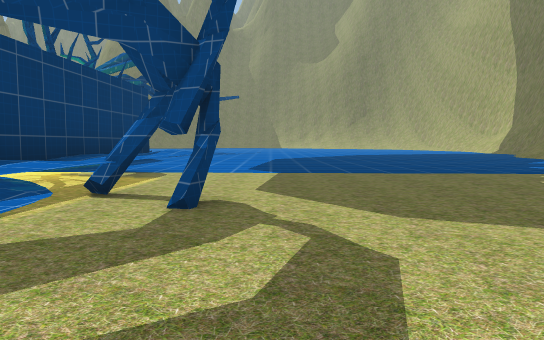
[1] (above)

24 first-person views from a walk through a scene from a Unity 3-D project. The camera is 1.3 m above the floor, tilts 4° down and sees 70° across. The floor is counted in squares, 2 m on a side. Each view is taken from the middle of a square. On the plan, view 1 faces up. The plan holds only what a view shows up to about 11 squares ahead; the rest is blank. The place goes on beyond the plan. The player is left out. Some animated figures are left out. Some surface patterns are stand-ins.

[2]
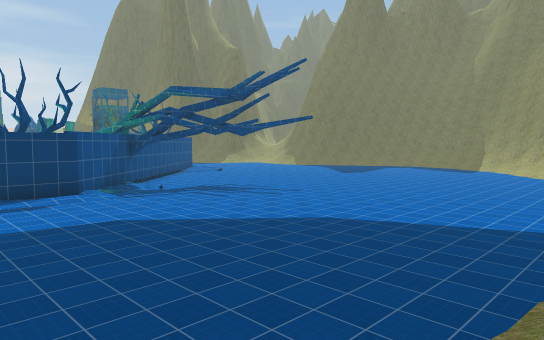

[3]
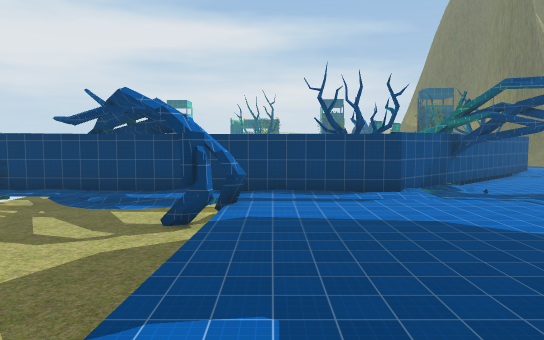

[4]
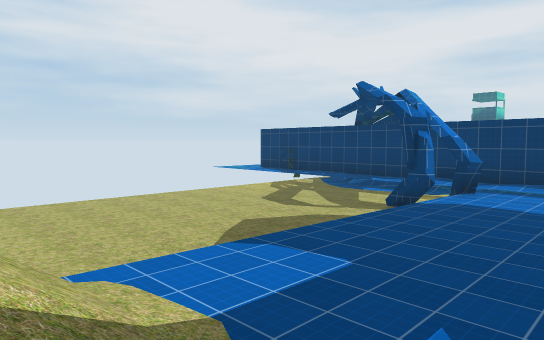

[5]
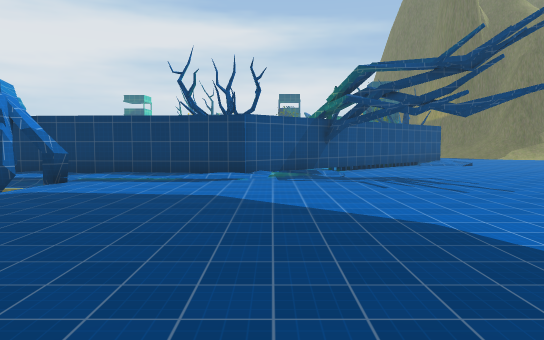

[6]
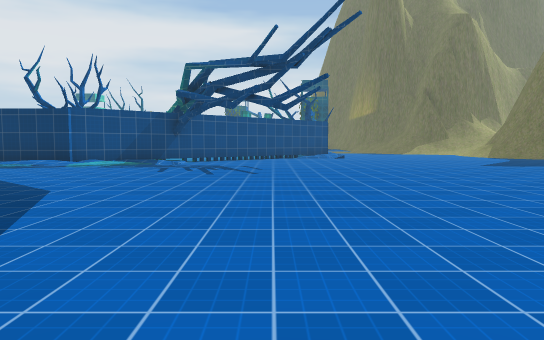

[7]
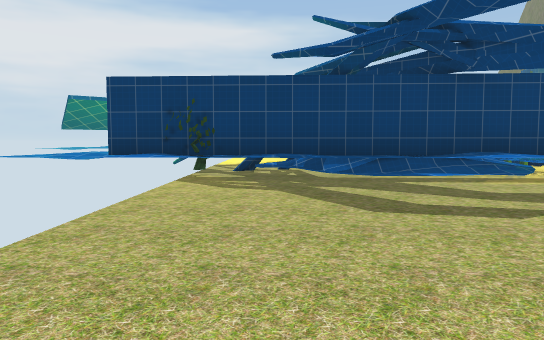

[8]
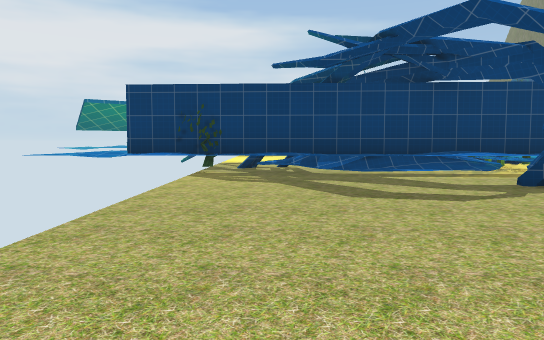

[9]
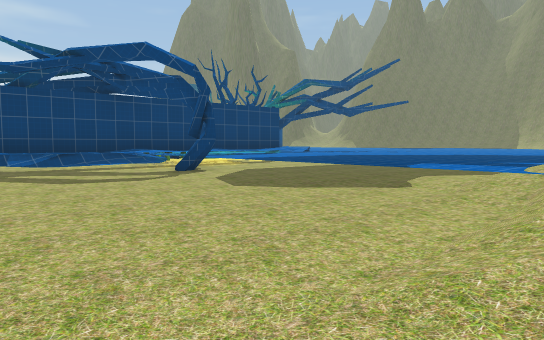

[10]
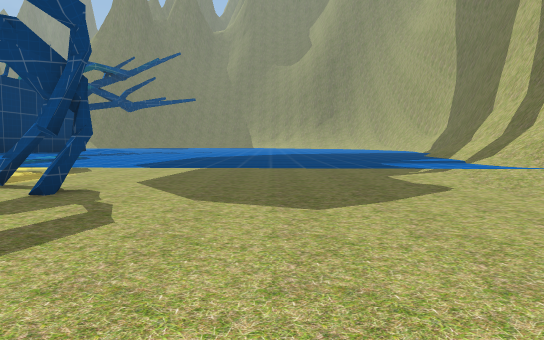

[11]
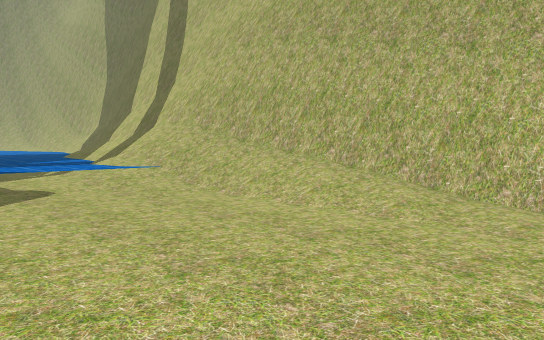

[12]
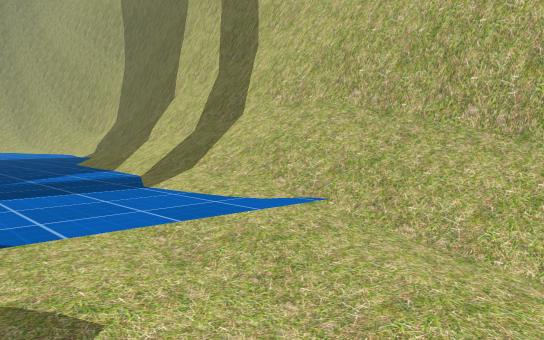

[13]
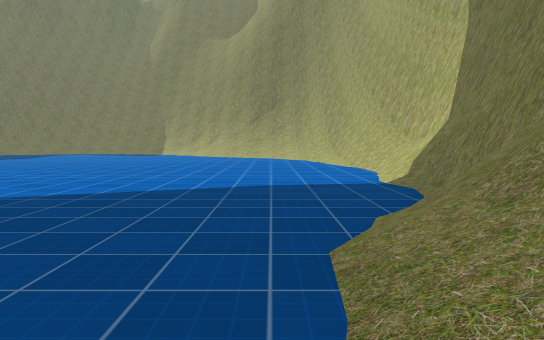

[14]
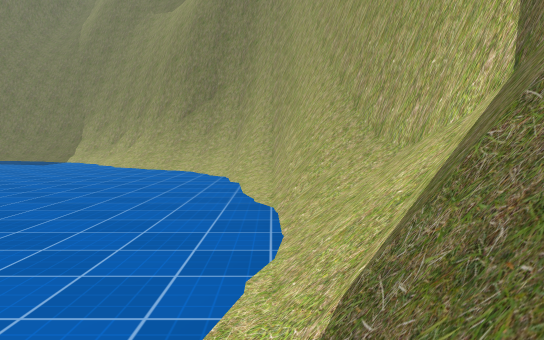

[15]
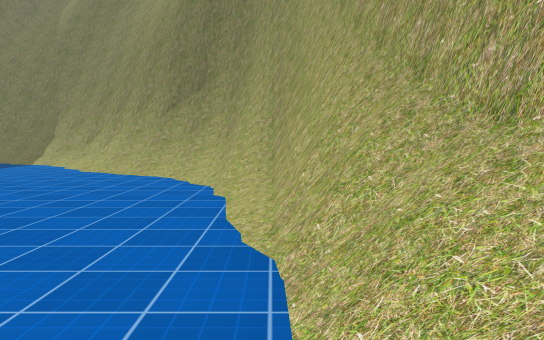

[16]
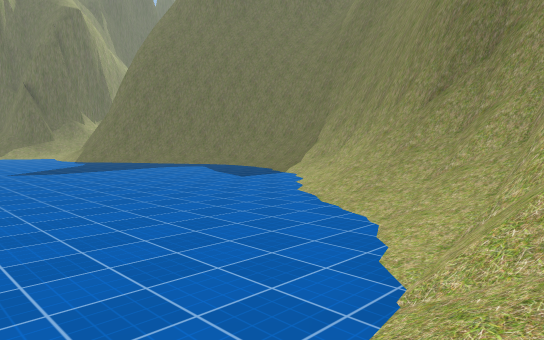

[17]
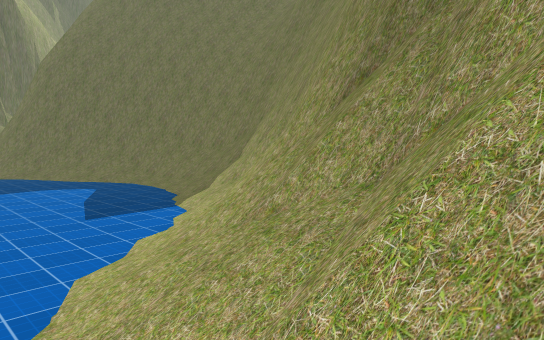

[18]
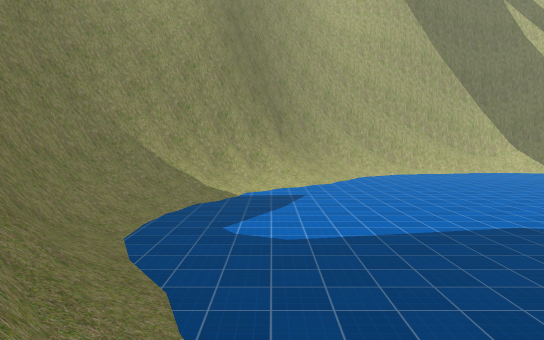

[19]
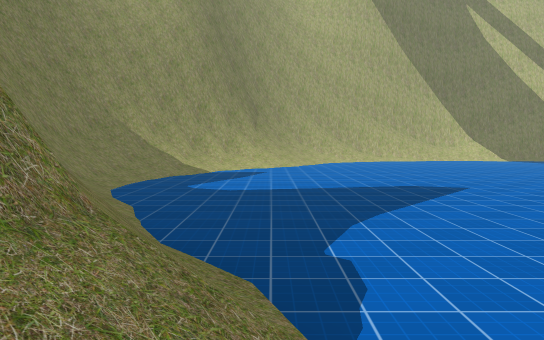

[20]
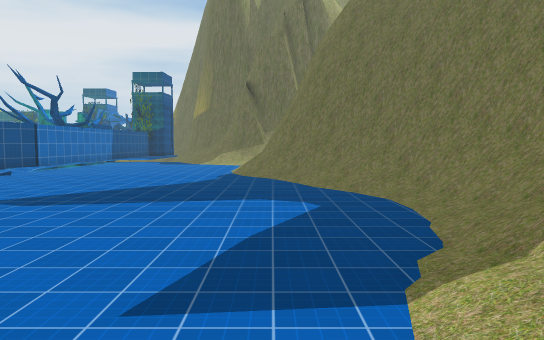

[21]
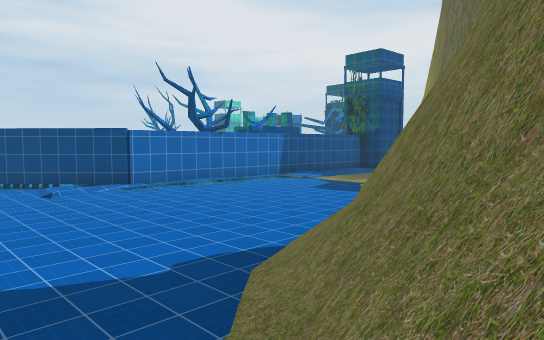

[22]
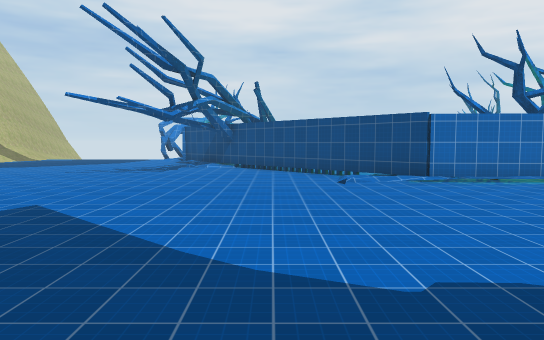

[23]
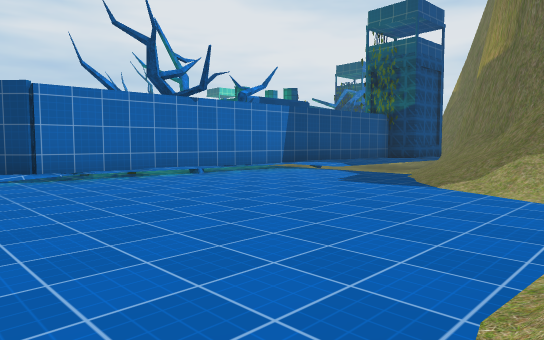

[24]
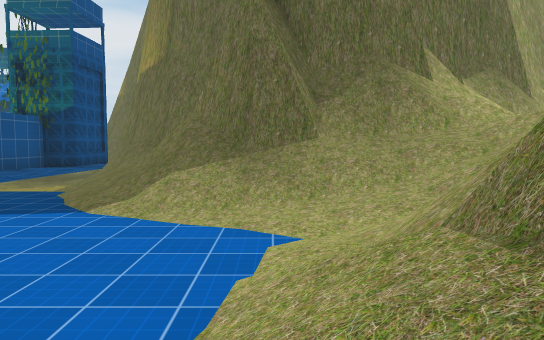

### Floor plan
Key: @ floor where view 1 was taken; # wall or solid block; x gap in a wall; . main floor; : floor 0.5 m higher than the main floor; + floor 0.75 m higher than the main floor; * floor 1 m higher than the main floor; / step, stairs or slope; ~ liquid the walk can cross; ≈ liquid the walk keeps out of; T tree; B bush; O other object.
Columns run from 21 left of view 1 to 9 right of it. Each row starts with its distance up from view 1.
 31   #/
 30   ##             ######
 29    #/         ####///###
 28    ##//      ##//:~:///##
 27     ##//   ###//~~~~~~//##
 26     ##////##//~~≈≈≈≈≈~~:/###
 25     ##/+:////~≈≈≈≈≈≈≈≈≈~///##
 24   ####/~~~~~~≈≈≈≈≈≈≈≈≈≈≈~///##
 23   #////~≈≈≈≈≈≈≈≈≈≈≈≈≈≈≈≈≈~~//#
 22  ##///~≈≈≈≈≈≈≈≈≈≈≈≈≈≈≈≈≈≈≈~~/#
 21  #//:~≈≈≈≈≈≈≈≈≈≈≈≈≈≈≈≈≈≈≈≈≈~~#
 20   //≈≈≈≈≈≈≈≈≈≈≈≈≈≈≈≈≈≈≈≈≈≈≈~~##
 19  *+**≈≈≈≈≈≈≈≈≈≈≈≈≈≈≈≈≈≈≈≈≈≈≈~/#
 18 ###########≈≈≈≈≈≈≈≈≈≈≈≈≈≈≈≈≈~/#
 17       TTOO #≈≈≈≈≈≈≈≈≈≈≈≈≈≈≈≈~~#
 16        TO   #≈≈≈≈≈≈≈≈≈≈≈≈≈≈≈~~#
 15             ≈≈   ≈≈≈≈≈≈≈≈≈≈≈~/#
 14                  ≈≈≈≈≈≈≈≈≈≈≈~/#
 13                  ≈≈≈≈≈≈≈≈≈≈≈~+#
 12                  ≈≈≈≈≈≈≈≈≈≈≈~##
 11                  ≈≈≈≈≈≈≈≈~≈~/#
 10                  #≈≈≈≈≈≈≈~~~/#
  9                 TT#*≈≈≈≈≈~~~/#
  8                 TT#≈≈≈≈≈≈~~~/#
  7               OOOO#≈≈≈≈≈≈~~:/#
  6                OOO#≈≈≈≈≈~~~//#
  5                   #x#≈≈≈~~~//#
  4                   #/#......//#
  3                   #/......../#
  2                   #/......../#
  1                   #/......../#
  0                  ##/.@....../#
 -1                  BB/......../
 -2                   B

Where each view was taken, in squares from view 1:
view 1: 0 up, 0 right, facing up
view 2: 6 up, 7 right, facing up-left
view 3: 6 up, 7 right, facing left
view 4: 8 up, 7 right, facing down-left
view 5: 10 up, 7 right, facing left
view 6: 15 up, 8 right, facing left
view 7: 0 up, 4 right, facing left
view 8: 0 up, 5 right, facing left
view 9: 1 down, 7 right, facing up-left
view 10: 1 down, 2 right, facing up
view 11: 1 down, 3 right, facing up-right
view 12: 3 up, 4 right, facing up-right
view 13: 8 up, 6 right, facing up
view 14: 13 up, 8 right, facing up
view 15: 15 up, 8 right, facing up
view 16: 19 up, 8 right, facing up-left
view 17: 23 up, 7 right, facing up-left
view 18: 26 up, 9 left, facing right
view 19: 25 up, 11 left, facing right
view 20: 26 up, 3 right, facing left
view 21: 28 up, 6 left, facing down-left
view 22: 27 up, 7 left, facing down
view 23: 25 up, 9 left, facing down-left
view 24: 25 up, 10 left, facing left
